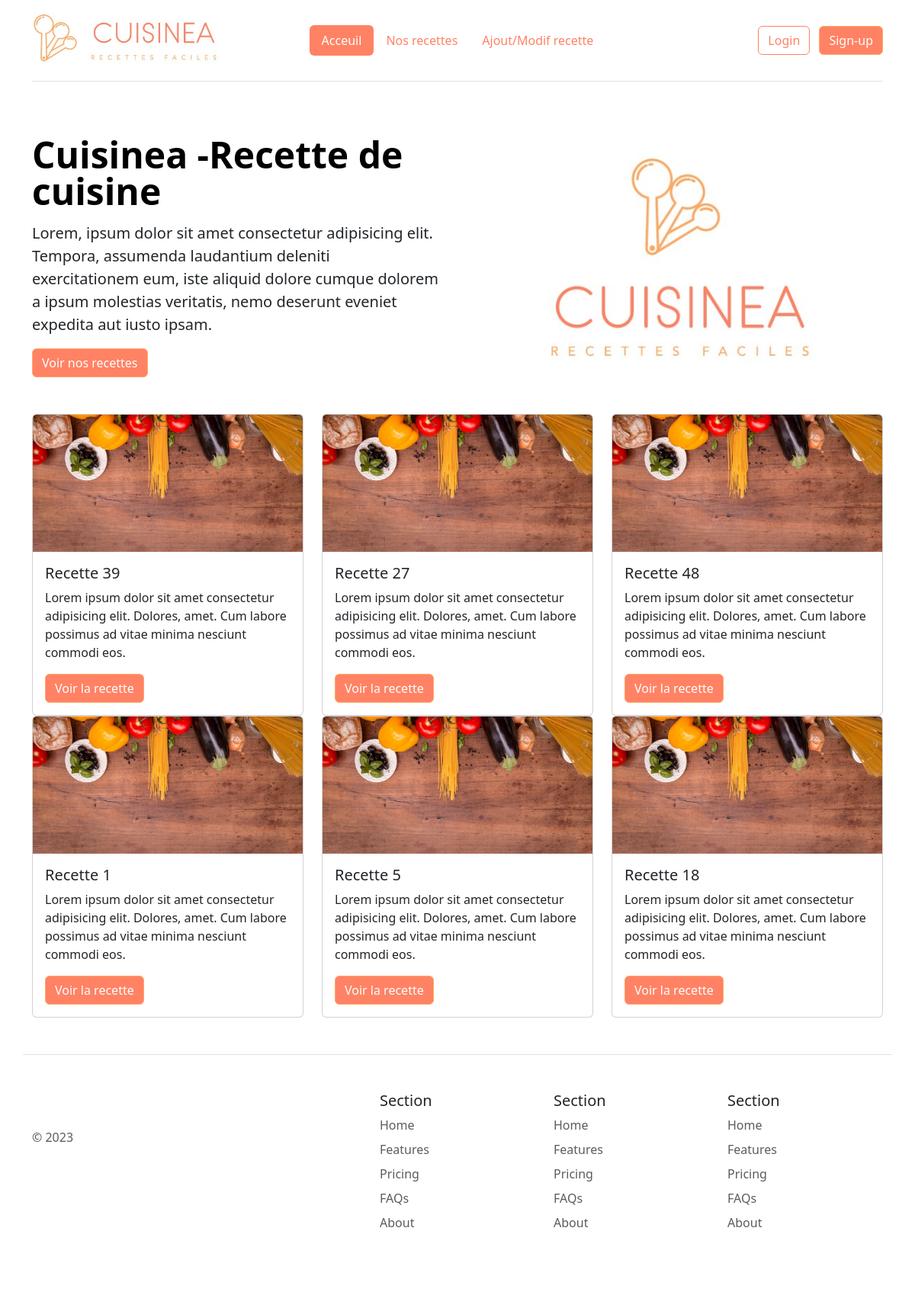
The page / on the database its author committed.
### tables this page shows
CREATE TABLE IF NOT EXISTS `recipes` (
  `id` int(11) NOT NULL AUTO_INCREMENT,
  `category_id` int(11) NOT NULL,
  `title` varchar(255) NOT NULL,
  `description` text NOT NULL,
  `ingredients` text NOT NULL,
  `instructions` text NOT NULL,
  `image` varchar(255) DEFAULT NULL,
  PRIMARY KEY (`id`),
  KEY `category_id` (`category_id`)
);

### lib/recipe.php (called while the page is built, shortened)
<?php
function getRecipeImage(string|null $image)
{
  if ($image === null) {
    return _ASSETS_IMG_PATH_ . 'recipe_default.jpg';
  } else {
    return _RECIPES_IMG_PATH_ . $image;
  }
}
function getRecipes(PDO $pdo, int $limit = null)
{
  $sql = 'SELECT * FROM recipes ORDER BY RAND() DESC';
  if ($limit) {
    $sql .= ' LIMIT :limit';
  }
  $query = $pdo->prepare($sql);
  if ($limit) {
    $query->bindParam(':limit', $limit, PDO::PARAM_INT);
  }
  $query->execute();
  return $query->fetchAll();
}

### template/recipe_partial.php (the view)
<div class="col-md-4">
  <div class="card">
    <img src="<?= getRecipeImage($recipe['image']); ?>" class="card-img-top" alt="<?= $recipe['title']; ?>">
    <div class="card-body">
      <h5 class="card-title"><?= $recipe['title']; ?></h5>
      <p class="card-text"><?= $recipe['description']; ?></p>
      <a href="recette.php?id=<?= $recipe['id']; ?>" class="btn btn-primary">Voir la recette</a>
    </div>
  </div>
</div>

### index.php
<?php
require_once('lib/recipe.php');
require_once('template/header.php');
$recipes = getRecipes($pdo, _HOME_RECIPES_LIMIT_);
?>
<div class="row flex-lg-row-reverse align-items-center g-5 py-5">
  <div class="col-10 col-sm-8 col-lg-6">
    <img src="assets/images/logo-cuisinea.jpg" class="d-block mx-lg-auto img-fluid" alt="Logo Cuisinea" loading="lazy" width="350">
  </div>
  <div class="col-lg-6">
    <h1 class="display-5 fw-bold text-body-emphasis lh-1 mb-3">Cuisinea -Recette de cuisine</h1>
    <p class="lead">Lorem, ipsum dolor sit amet consectetur adipisicing elit. Tempora, assumenda laudantium deleniti exercitationem eum, iste aliquid dolore cumque dolorem a ipsum molestias veritatis, nemo deserunt eveniet expedita aut iusto ipsam.</p>
    <div class="d-grid gap-2 d-md-flex justify-content-md-start">
      <a href="recettes.php" class="btn btn-primary">Voir nos recettes </a>
    </div>
  </div>
</div>
<div class="row">
  <?php
  foreach ($recipes as $key => $recipe) {
    include('template/recipe_partial.php');
  }
  ?>
</div>
<?php
require_once('template/footer.php');
?>

### rows shown on the page
recipes: title "Recette 39", description "Lorem ipsum dolor sit amet consectetur adipisicing elit. Dolores, amet. Cum labore possimus ad vitae minima nesciunt commodi eos."
recipes: title "Recette 27", description "Lorem ipsum dolor sit amet consectetur adipisicing elit. Dolores, amet. Cum labore possimus ad vitae minima nesciunt commodi eos."
recipes: title "Recette 48", description "Lorem ipsum dolor sit amet consectetur adipisicing elit. Dolores, amet. Cum labore possimus ad vitae minima nesciunt commodi eos."
recipes: title "Recette 1", description "Lorem ipsum dolor sit amet consectetur adipisicing elit. Dolores, amet. Cum labore possimus ad vitae minima nesciunt commodi eos."
recipes: title "Recette 5", description "Lorem ipsum dolor sit amet consectetur adipisicing elit. Dolores, amet. Cum labore possimus ad vitae minima nesciunt commodi eos."
recipes: title "Recette 18", description "Lorem ipsum dolor sit amet consectetur adipisicing elit. Dolores, amet. Cum labore possimus ad vitae minima nesciunt commodi eos."

### other values the page prints
$value "Acceuil"
$value "Nos recettes"
$value "Ajout/Modif recette"
